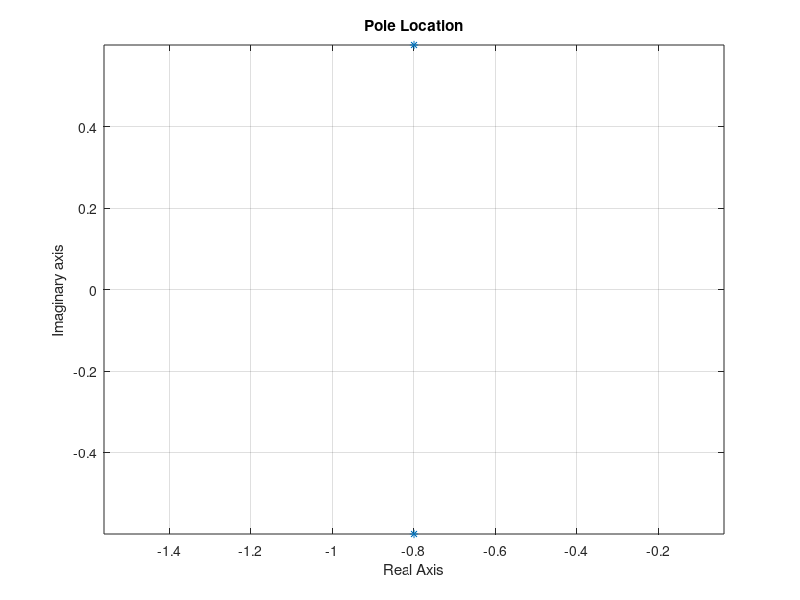
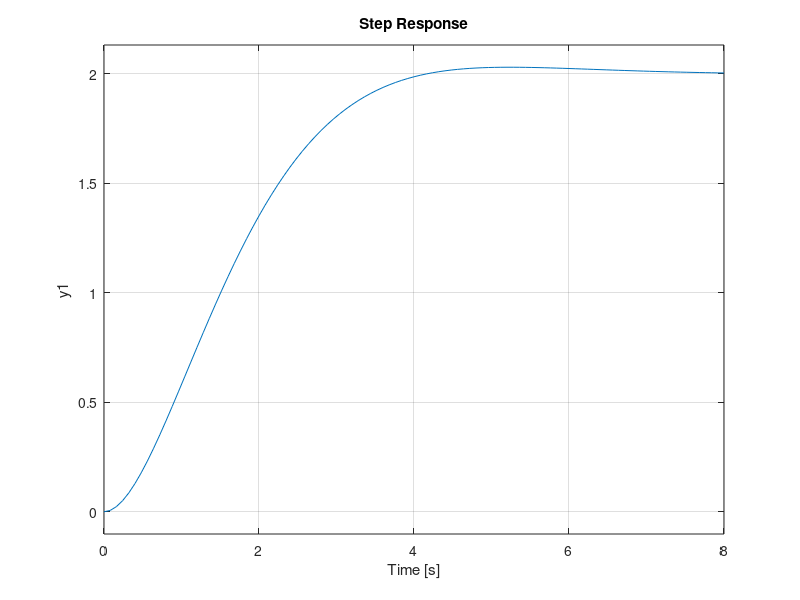
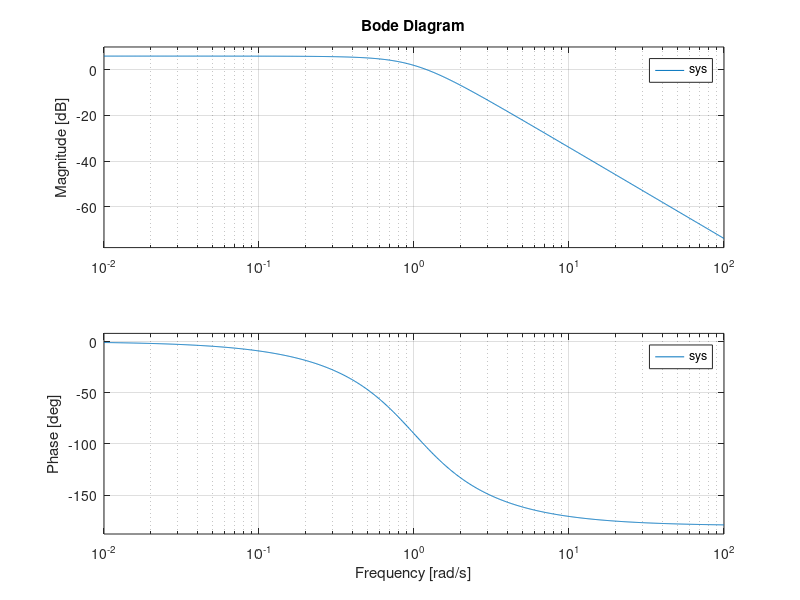

These figures' MATLAB source, in order:
Mass = .5
k = 0.5
% Pick zeta, find B
%zeta = .71
%B = zeta*2*sqrt(k*Mass)  % n/(m/sec) dampning
% given B and Mass, find zeta
B = .8
zeta = B/(2*sqrt(k*Mass))

omegan = sqrt(k/Mass)  % naturalfreq
K = 1/k  % static gain

sys = tf((omegan^2)/k, [1 2*zeta*omegan omegan^2])
pole(sys)

omegad = omegan*sqrt(1-zeta^2) % damped nat freq
Td = 2*pi/omegad  % damped period
Tp = Td/2       % peak time

ymax = K*(1+exp(-zeta*omegan*Tp))       % peak magnitude 

T98 = 4/(zeta*omegan)

OmegaPeak = omegan*sqrt(1-2*zeta^2)

MagPeak = K/(2*zeta*sqrt(1-zeta^2))
dBpeak = 20*log10(MagPeak)

PhaseB1 = omegan*(1/5)^zeta
PhseB2 = omegan*5^zeta

figure(1)
PoleLoc = pole(sys);
if isreal(PoleLoc)
    xx = zeros(length(PoleLoc));
    plot( PoleLoc, xx,'*')
else
    plot(PoleLoc,'*')
end
grid on
%axis([-2.5 0 -1 1])
axis equal
hold on
title('Pole Location')
xlabel('Real Axis')
ylabel('Imaginary axis')


figure(2)
step(sys)
grid on
hold on

figure(3)
bode(sys)
grid on
hold on